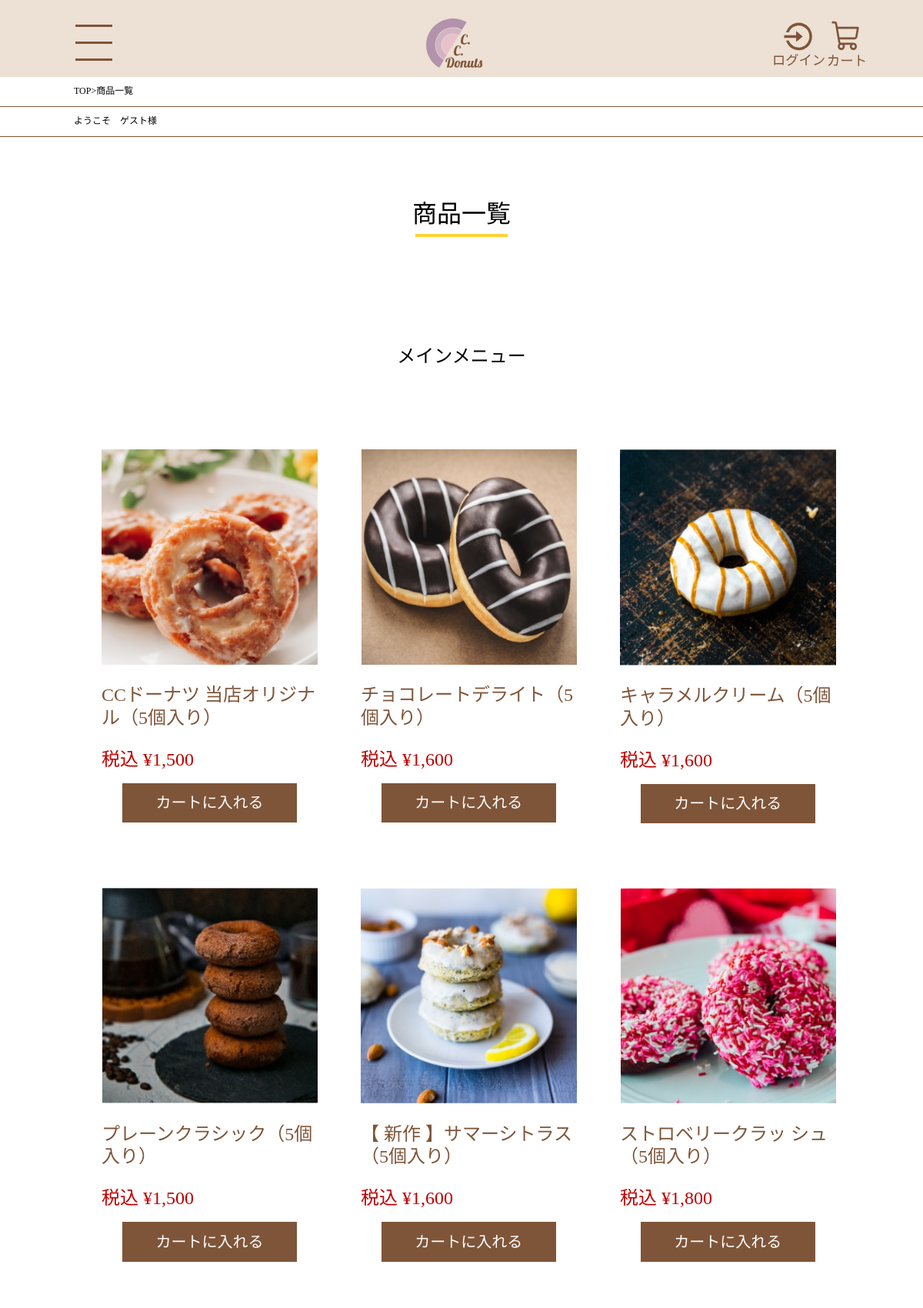
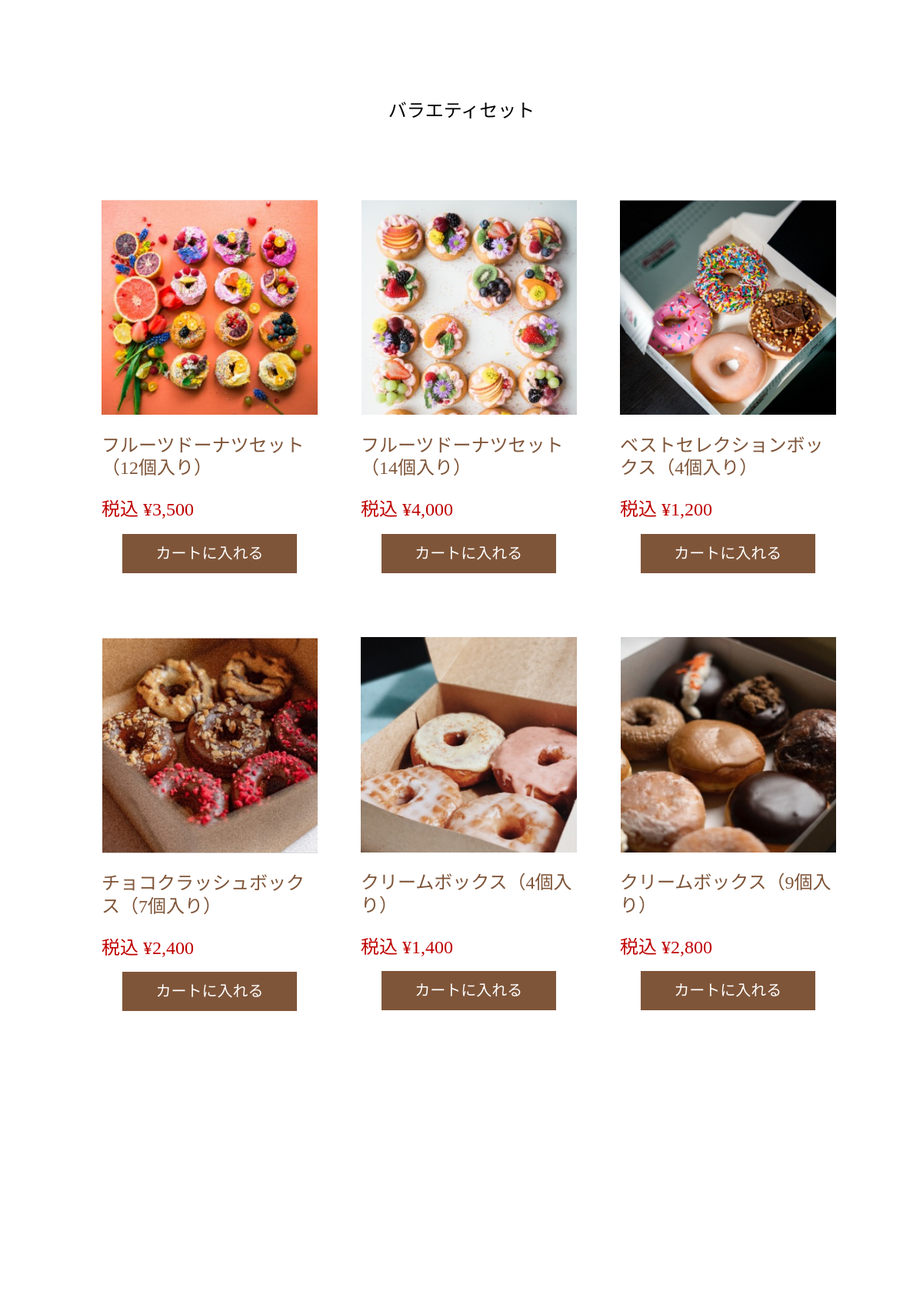
The page /product.php (upper part) on the database its author committed (2 pictures, top to bottom).
### tables this page shows
CREATE TABLE `product` (
  `id` int(11) NOT NULL,
  `name` varchar(200) NOT NULL,
  `price` int(11) NOT NULL,
  `description` varchar(1000) NOT NULL,
  `image` varchar(200) NOT NULL
);

### product.php (the view, shortened to what this page needs)
<?php require 'includes/header.php' ?>
<div class="menu_ber">
  <div class="gest_name">
    <a href="index.php">TOP</a><span>></span>商品一覧
  </div>
  <div class="gest_name">
    <?php if (isset($_SESSION['customer'])) {
      echo 'ようこそ　', $_SESSION['customer']['name'], '　様';
    } else {
      echo 'ようこそ　ゲスト様';
    }
    ?>
  </div>
</div>
<main class="product_donuts_wrapper">
  <section class="product_donuts">
    <div class="title">
      商品一覧
    </div>
    <div class="main_donuts">
      <div class="main_title">
        メインメニュー
      </div>
      <form method="post" action="detail.php">
        <div class="menu-items main_menu-item">
          <?php
          $pdo = new PDO(
            'mysql:host=mysql1.php.xdomain.ne.jp;dbname=yomichi0329_donuts;charset=utf8',
            'yomichi0329_cca',
            'ccadonuts'
          );
          $main = $pdo->query('select * from product where id <= 6');
          $var = $pdo->query('select * from product where id > 6');
          foreach ($main as $row) : ?>
            <div class="menu-item">
              <a href="detail.php?id=<?php echo $row['id'] ?>">
                <img src="<?php echo $row['image'] ?>" class="menu-item-image">
                <h3 class="menu-item-name"><?php echo $row['name'] ?></h3>
                <p class="price">税込 ¥<?php echo number_format($row['price']) ?></p>
              </a>
              <button type="submit" value="" class="cart_btn">
                <a href="cart-show.php?id=<?php echo $row['id'] ?>">
                  カートに入れる
                </a>
              </button>
            </div>
          <?php endforeach ?>
        </div>
        <div class="main_title variety">
          バラエティセット
        </div>
        <div class="menu-items main_menu-item">
          <?php foreach ($var as $row) : ?>
            <div class="menu-item">
              <a href="detail.php?id=<?php echo $row['id'] ?>">
                <img src="<?php echo $row['image'] ?>" class="menu-item-image">
                <h3 class="menu-item-name"><?php echo $row['name'] ?></h3>
                <p class="price">税込 ¥<?php echo number_format($row['price']) ?></p>
              </a>
              <button type="submit" value="0" class="cart_btn">
                <a href="cart-show.php?id=<?php echo $row['id'] ?>">
                  カートに入れる
                </a>
              </button>
            </div>
          <?php endforeach ?>
        </div>
      </form>
    </div>
  </section>
</main>
<?php require 'includes/footer.php' ?>

### includes/header.php (shortened to what this page needs)
<!DOCTYPE html>
<html lang="ja">
<head>
  <link rel="stylesheet" href="common/css/destyle.css">
  <link rel="stylesheet" href="common/css/base.css">
  <link rel="stylesheet" href="common/css/home.css">
  <link rel="stylesheet" href="common/css/sub.css">
</head>
<body>
  <header>
    <div class="menu_button">
      <div class="openbtn1">
        <span></span><span></span><span></span>
      </div>
    </div>
    <div class="nav_logo">
      <a href="index.php"><img src="common/images/sp_img/sp_logo.svg" alt=""></a>
    </div>
    <div class="cart_logo">
      <button class="login">
        <a href="login-input.php"><img src="common\images\sp_img\sp_icon-login.svg" alt="ログイン"></a>
      </button>
      <button class="cart">
        <a href="cart-show.php"><img src="common\images\sp_img\sp_icon-cart.svg" alt="カート"></a>
      </button>
    </div>
  </header>

### includes/footer.php (shortened to what this page needs)
</body>
</html>

### common/css/destyle.css (style rules this page uses)
html { line-height: 1.15; -webkit-text-size-adjust: 100%; -webkit-tap-highlight-color: transparent; }
body { margin: 0; }
main { display: block; }
p, table, blockquote, address, pre, iframe, form, figure, dl { margin: 0; }
h1, h2, h3, h4, h5, h6 { font-size: inherit; line-height: inherit; font-weight: inherit; margin: 0; }
a { background-color: transparent; text-decoration: none; color: inherit; }
img, embed, object, iframe { vertical-align: bottom; }
button, input, optgroup, select, textarea { -webkit-appearance: none; appearance: none; vertical-align: middle; color: inherit; font: inherit; background: transparent; padding: 0; margin: 0; outline: 0; border-radius: 0; text-align: inherit; }
button, input { overflow: visible; }
button, select { text-transform: none; }
button, [type="button"], [type="reset"], [type="submit"] { cursor: pointer; -webkit-appearance: none; appearance: none; }

### common/css/base.css (style rules this page uses)
:root { --rectangle1-: #FFD233; --rectangle2-: #B392AC; --rectangle3-: #7F5539; --rectangle4-: #D27C2C; --rectangle5-: #EDE0D4; --rectangle6-: #CCCCCC; --rectangle7-: #D9D9D9; --rectangle8-: #BF0000; --rectangle10-: #000000; --rectangl11-: #E6CCB2; --rectangle12-: #E8C2CA; --rectangle13-: #F7D1CD; --rectangle13-: #FF8877; --font-family-: 'Noto Sans JP', sans-serif; }
img { width: 100%; }
.title { text-align: center; font-size: 20px; line-height: 20px; position: relative; }
.title::after { bottom: -45%; right: 30%; content: ''; position: absolute; border: 2px solid var(--rectangle1-); }
a { cursor: pointer; }
header { background-color: var(--rectangle5-); padding: 4% 2% 4% 1%; display: flex; justify-content: space-between; }
.cart_logo { padding-top: 3%; }
.login { position: absolute; right: 14%; }
.openbtn1 { position: relative; cursor: pointer; width: 50px; height: 50px; border-radius: 5px; }
.openbtn1 span { display: inline-block; transition: all .4s; position: absolute; left: 14px; height: 3px; background: var(--rectangle3-); width: 50%; }
.openbtn1 span:nth-of-type(1) { top: 15%; }
.openbtn1 span:nth-of-type(2) { top: 38%; }
.openbtn1 span:nth-of-type(3) { top: 60%; }
@media screen and (min-width: 768px) { header { padding: 2% 6% 1% 7%; } }
@media screen and (min-width: 768px) { .nav_logo { width: 7%; } }
@media screen and (min-width: 768px) { .openbtn1 { position: relative; cursor: pointer; width: 95px; height: 50px; border-radius: 5px; } }
@media screen and (min-width: 768px) { .openbtn1 span:nth-of-type(2) { top: 59%; } }
@media screen and (min-width: 768px) { .openbtn1 span:nth-of-type(3) { top: 104%; } }
@media screen and (min-width: 768px) { .cart_logo { width: 12%; display: flex; padding-top: 0; } }
@media screen and (min-width: 768px) { .login { width: 130%; position: sticky; } }
@media screen and (min-width: 768px) { .cart { position: sticky; width: 100%; } }
@media screen and (min-width: 768px) { .title { font-size: 32px; line-height: 32px; } }

### common/css/sub.css (style rules this page uses)
:root { --rectangle1-: #FFD233; --rectangle2-: #B392AC; --rectangle3-: #7F5539; --rectangle4-: #D27C2C; --rectangle5-: #EDE0D4; --rectangle6-: #CCCCCC; --rectangle7-: #D9D9D9; --rectangle8-: #BF0000; --rectangle10-: #000000; --rectangl11-: #E6CCB2; --rectangle12-: #E8C2CA; --rectangle13-: #F7D1CD; --rectangle13-: #FF8877; --font-family-: 'Noto Sans JP', sans-serif; }
.product_donuts { height: 2716.6px; padding-top: 9%; }
.product_donuts>.title::after { width: 22%; right: 39%; }
.main_title { padding-top: 13%; text-align: center; }
.main_menu-item { margin-bottom: 39%; row-gap: 6%; }
.variety { padding: 20% 0 15%; }
.main_menu-item:last-child { row-gap: 6%; }
.main_donuts>form { margin-top: 15%; }
@media screen and (min-width: 768px) { .product_donuts_wrapper { padding-bottom: 44%; } }
@media screen and (min-width: 768px) { .product_donuts { height: 2716.6px; padding-top: 7%; } }
@media screen and (min-width: 768px) { .product_donuts>.title::after { width: 10%; right: 45%; } }
@media screen and (min-width: 768px) { .main_title { padding-top: 13%; text-align: center; font-size: 24px; } }
@media screen and (min-width: 768px) { .main_donuts>form { margin-top: 7%; } }
@media screen and (min-width: 768px) { .main_menu-item { margin-bottom: 8%; } }
@media screen and (min-width: 768px) { .variety { padding: 13% 0 6.5%; } }

### rows shown on the page
product: image (picture), name "CCドーナツ 当店オリジナル（5個入り）", price "1,500"
product: image (picture), name "チョコレートデライト（5個入り）", price "1,600"
product: image (picture), name "キャラメルクリーム（5個入り）", price "1,600"
product: image (picture), name "プレーンクラシック（5個入り）", price "1,500"
product: image (picture), name "【 新作 】サマーシトラス（5個入り）", price "1,600"
product: image (picture), name "ストロベリークラッ シュ（5個入り）", price "1,800"
product: image (picture), name "フルーツドーナツセット（12個入り）", price "3,500"
product: image (picture), name "フルーツドーナツセット（14個入り）", price "4,000"
product: image (picture), name "ベストセレクションボックス（4個入り）", price "1,200"
product: image (picture), name "チョコクラッシュボックス（7個入り）", price "2,400"
product: image (picture), name "クリームボックス（4個入り）", price "1,400"
product: image (picture), name "クリームボックス（9個入り）", price "2,800"
